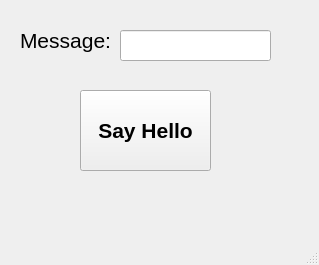
<?xml version="1.0" encoding="UTF-8"?>
<ui version="4.0">
 <class>MainWindow</class>
 <widget class="QMainWindow" name="MainWindow">
  <property name="geometry">
   <rect>
    <x>0</x>
    <y>0</y>
    <width>319</width>
    <height>265</height>
   </rect>
  </property>
  <property name="font">
   <font>
    <pointsize>16</pointsize>
   </font>
  </property>
  <property name="windowTitle">
   <string>MainWindow</string>
  </property>
  <property name="animated">
   <bool>true</bool>
  </property>
  <widget class="QWidget" name="centralwidget">
   <widget class="QPushButton" name="pushButtonHello">
    <property name="geometry">
     <rect>
      <x>80</x>
      <y>90</y>
      <width>131</width>
      <height>81</height>
     </rect>
    </property>
    <property name="font">
     <font>
      <pointsize>16</pointsize>
      <weight>75</weight>
      <bold>true</bold>
     </font>
    </property>
    <property name="text">
     <string>Say Hello</string>
    </property>
   </widget>
   <widget class="QLabel" name="label">
    <property name="geometry">
     <rect>
      <x>20</x>
      <y>20</y>
      <width>91</width>
      <height>41</height>
     </rect>
    </property>
    <property name="text">
     <string>Message: </string>
    </property>
   </widget>
   <widget class="QLineEdit" name="lineEditMessage">
    <property name="geometry">
     <rect>
      <x>120</x>
      <y>30</y>
      <width>151</width>
      <height>31</height>
     </rect>
    </property>
   </widget>
  </widget>
  <widget class="QMenuBar" name="menubar">
   <property name="geometry">
    <rect>
     <x>0</x>
     <y>0</y>
     <width>319</width>
     <height>36</height>
    </rect>
   </property>
  </widget>
  <widget class="QStatusBar" name="statusbar"/>
 </widget>
 <resources/>
 <connections/>
</ui>
